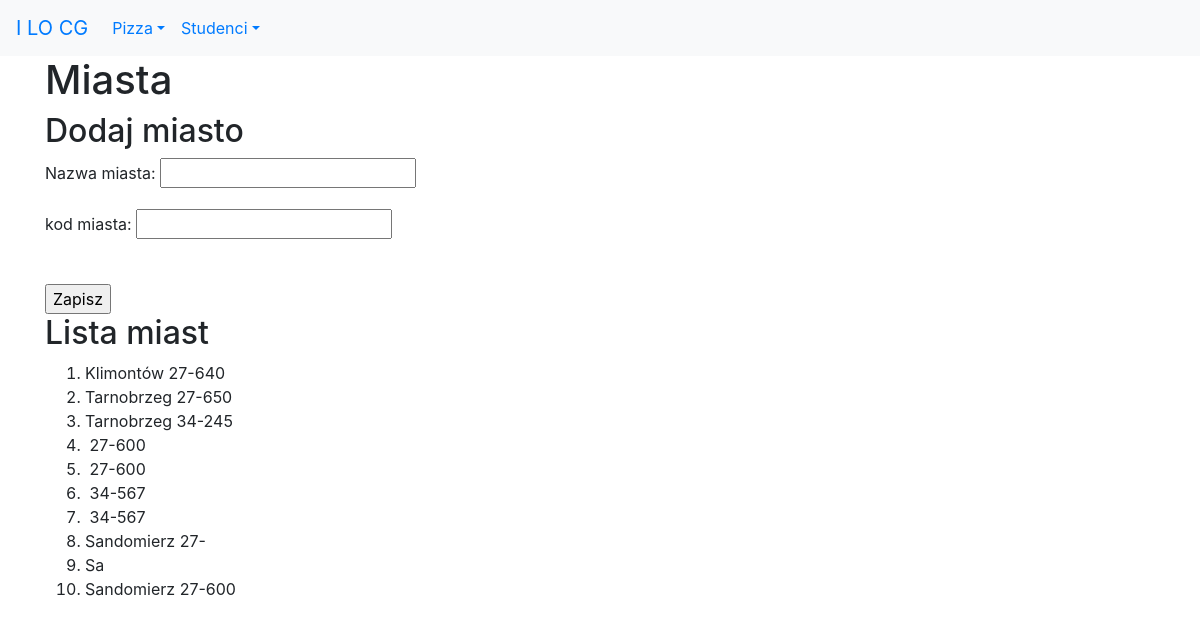
The app's page /studenci/miasta/, older data.
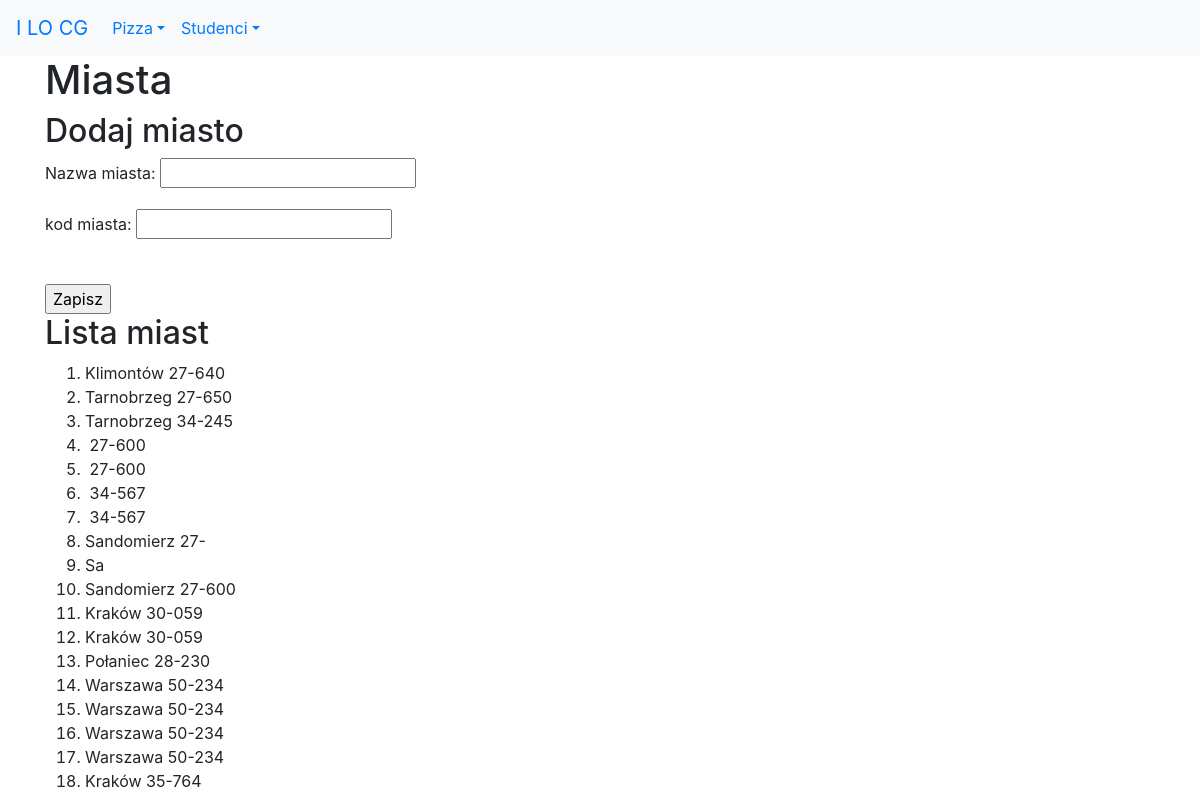
The same page, newer data.
### studenci/models.py (models this page shows, shortened)
class Miasto(models.Model):
    nazwa = models.CharField(
        verbose_name='miasto',
        max_length=30,
        help_text='Nazwa miasta')
    kod = models.CharField(
        max_length=6,
        help_text='Kod pocztowy')
    class Meta:
        verbose_name_plural = "miasta"

### studenci/views.py (the view)
# urls.py: path('miasta/', views.miasta, name='miasta'),
def miasta(request):
    if request.method == 'POST':
        form = MiastoForm(request.POST)
        if form.is_valid():
            m = Miasto(nazwa=form.cleaned_data['nazwa'], kod=form.cleaned_data['kod'])
            m.save()
            messages.success(request, "Dodano!")
            return redirect(reverse('studenci:miasta'))
        else:
            messages.error(request, "Niepoprawne dane!")
    else:
        form = MiastoForm
    miasta = Miasto.objects.all()
    kontekst = {'miasta': miasta, 'form': form}
    return render(request, 'studenci/miasta.html', kontekst)

### studenci/templates/studenci/miasta.html (shortened to what this page needs)
{% extends 'szablon.html' %}
{% block naglowek %}Miasta{% endblock naglowek %}
{% block tresc %}
<h2>Dodaj miasto</h2>
    <form action="." method="POST">
        {{ form.as_p }}
        <br>
        <input type="submit" value="Zapisz">
    </form>
<h2>Lista miast</h2>
<ol>
    {% for miasto in miasta %}
        <li>{{ miasto.nazwa }}&nbsp{{ miasto.kod }}</li>
    {% endfor %}
</ol>
{% endblock tresc %}

### pizza/templates/szablon.html (shortened to what this page needs)
<!DOCTYPE html>
<html lang="pl">
<head>
    <link rel="stylesheet" href="https://stackpath.bootstrapcdn.com/bootstrap/4.3.1/css/bootstrap.min.css">
</head>
<body>
    <nav class="navbar navbar-expand-sm bg-light">
        <a class="navbar-brand" href="http://lo1.sandomierz.pl">I LO CG</a>
        <div class="collapse navbar-collapse" id="collapsibleNavbar">
            <ul class="navbar-nav">
                <li class="nav-item dropdown">
                    <a href="#" class="nav-link dropdown-toggle" data-toggle="dropdown" role="button">Pizza</a>
                </li>
                <li class="nav-item dropdown ">
                    <a href="#" class="nav-link dropdown-toggle" data-toggle="dropdown" role="button">Studenci</a>
                </li>
            </ul>
        </div>
    </nav>
    <div class="container">
        <div class="row">
            <div class="col">
                <h1>{% block naglowek %}Projekt Django{% endblock naglowek %}</h1>
                {% block tresc %}
                {% endblock tresc %}
            </div>
        </div>
    </div>
</body>
</html>

Row changes from the older to the newer data that the page shows:
added Miasto: nazwa "Kraków", kod "30-059"
added Miasto: nazwa "Kraków", kod "30-059"
added Miasto: nazwa "Połaniec", kod "28-230"
added Miasto: nazwa "Warszawa", kod "50-234"
added Miasto: nazwa "Warszawa", kod "50-234"
added Miasto: nazwa "Warszawa", kod "50-234"
added Miasto: nazwa "Warszawa", kod "50-234"
added Miasto: nazwa "Kraków", kod "35-764"
